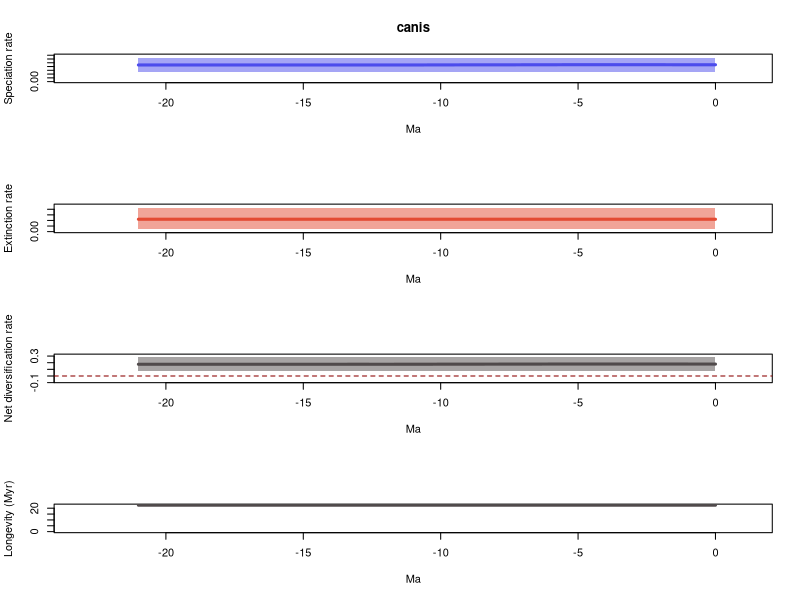

The R script that drew this image:
# 1 files combined:
# 	/home/eeb177-student/Desktop/eeb-177/eeb-174-final-project/pyrate_mcmc_logs/canis_occ_1_marginal_rates.log

# 95% HPDs calculated using code from Biopy (https://www.cs.auckland.ac.nz/~yhel002/biopy/)

pdf(file='/home/eeb177-student/Desktop/eeb-177/eeb-174-final-project/pyrate_mcmc_logs/canis_occ_1_marginal_rates_RTT.pdf',width=0.6*9, height=16.8)
par(mfrow=c(4,1))
library(scales)
L_hpd_m95=c(0.127754092963, 0.127754092963,0.127754092963,0.127754092963,0.128046232099,0.127754092963,0.128046232099,0.127754092963,0.127754092963,0.127754092963,0.127754092963,0.128046232099,0.127754092963,0.128046232099,0.128046232099,0.128046232099,0.128046232099,0.128046232099,0.128046232099,0.128046232099,0.128046232099,0.128046232099)
L_hpd_M95=c(0.316969439768, 0.316969439768,0.316969439768,0.316639615541,0.316639615541,0.316639615541,0.316639615541,0.316639615541,0.316639615541,0.316969439768,0.318829870335,0.317120116728,0.317120116728,0.318097659106,0.318097659106,0.318097659106,0.318097659106,0.318097659106,0.318097659106,0.318097659106,0.318097659106,0.318097659106)
M_hpd_m95=c(0.0106094828444, 0.0106094828444,0.0106094828444,0.0106094828444,0.0106094828444,0.0106094828444,0.0106094828444,0.0106094828444,0.0106094828444,0.0106094828444,0.0106094828444,0.0106094828444,0.0106094828444,0.0106094828444,0.0106094828444,0.0106094828444,0.0106094828444,0.0106094828444,0.0106094828444,0.0106094828444,0.0106094828444,0.0106094828444)
M_hpd_M95=c(0.0860057291139, 0.0860057291139,0.0860057291139,0.0860057291139,0.0860057291139,0.0860057291139,0.0860057291139,0.0860057291139,0.0860057291139,0.0860057291139,0.0860057291139,0.0860057291139,0.0860057291139,0.0860057291139,0.0860057291139,0.0860057291139,0.0860057291139,0.0860057291139,0.0860057291139,0.0860057291139,0.0860057291139,0.0860057291139)
R_hpd_m95=c(0.0804674141384, 0.0804674141384,0.0804674141384,0.0804674141384,0.0803060222061,0.0804674141384,0.0803060222061,0.0804674141384,0.0803060222061,0.0804674141384,0.0804674141384,0.0771973466419,0.080633569681,0.0805020380447,0.0805020380447,0.0805020380447,0.0805020380447,0.0805020380447,0.0805020380447,0.0805020380447,0.0805020380447,0.0805020380447)
R_hpd_M95=c(0.284481443335, 0.284481443335,0.284481443335,0.284481443335,0.284006107347,0.284481443335,0.284481443335,0.28471127408,0.284481443335,0.284481443335,0.284481443335,0.280292023099,0.28471127408,0.284481443335,0.284481443335,0.284481443335,0.284481443335,0.284481443335,0.284481443335,0.284481443335,0.284481443335,0.284481443335)
L_mean=c(0.223683193454, 0.223683193454,0.224107726099,0.224123462972,0.224328945924,0.224461140872,0.223767114693,0.223187118615,0.222629627371,0.222479113833,0.221846813605,0.220929780248,0.220581086252,0.220743811586,0.220599914285,0.220599914285,0.220599914285,0.220599914285,0.220599914285,0.220599914285,0.220599914285,0.220599914285)
M_mean=c(0.0442730744588, 0.0442730744588,0.0442730744588,0.0442730744588,0.0442730744588,0.0442730744588,0.0442730744588,0.0442730744588,0.0442730744588,0.0442730744588,0.0442730744588,0.0442730744588,0.0442730744588,0.0442730744588,0.0442730744588,0.0442730744588,0.0442730744588,0.0442730744588,0.0442730744588,0.0442730744588,0.0442730744588,0.0442730744588)
R_mean=c(0.179410118995, 0.179410118995,0.17983465164,0.179850388513,0.180055871465,0.180188066413,0.179494040234,0.178914044156,0.178356552913,0.178206039374,0.177573739147,0.176656705789,0.176308011793,0.176470737127,0.176326839827,0.176326839827,0.176326839827,0.176326839827,0.176326839827,0.176326839827,0.176326839827,0.176326839827)
trans=0.5
age=(0:(22-1))* -1
plot(age,age,type = 'n', ylim = c(0, 0.350712857368), xlim = c(-23.1,1.1), ylab = 'Speciation rate', xlab = 'Ma',main='canis' )
polygon(c(age, rev(age)), c(L_hpd_M95, rev(L_hpd_m95)), col = alpha("#4c4cec",trans), border = NA)
lines(rev(age), rev(L_mean), col = "#4c4cec", lwd=3)
plot(age,age,type = 'n', ylim = c(0, 0.0946063020253), xlim = c(-23.1,1.1), ylab = 'Extinction rate', xlab = 'Ma' )
polygon(c(age, rev(age)), c(M_hpd_M95, rev(M_hpd_m95)), col = alpha("#e34a33",trans), border = NA)
lines(rev(age), rev(M_mean), col = "#e34a33", lwd=3)
plot(age,age,type = 'n', ylim = c(-0.084917081306, 0.313182401488), xlim = c(-23.1,1.1), ylab = 'Net diversification rate', xlab = 'Ma' )
abline(h=0,lty=2,col="darkred")
polygon(c(age, rev(age)), c(R_hpd_M95, rev(R_hpd_m95)), col = alpha("#504A4B",trans), border = NA)
lines(rev(age), rev(R_mean), col = "#504A4B", lwd=3)
plot(age,age,type = 'n', ylim = c(0, max(1/M_mean)), xlim = c(-23.1,1.1), ylab = 'Longevity (Myr)', xlab = 'Ma' )
lines(rev(age), rev(1/M_mean), col = "#504A4B", lwd=3)
n <- dev.off()